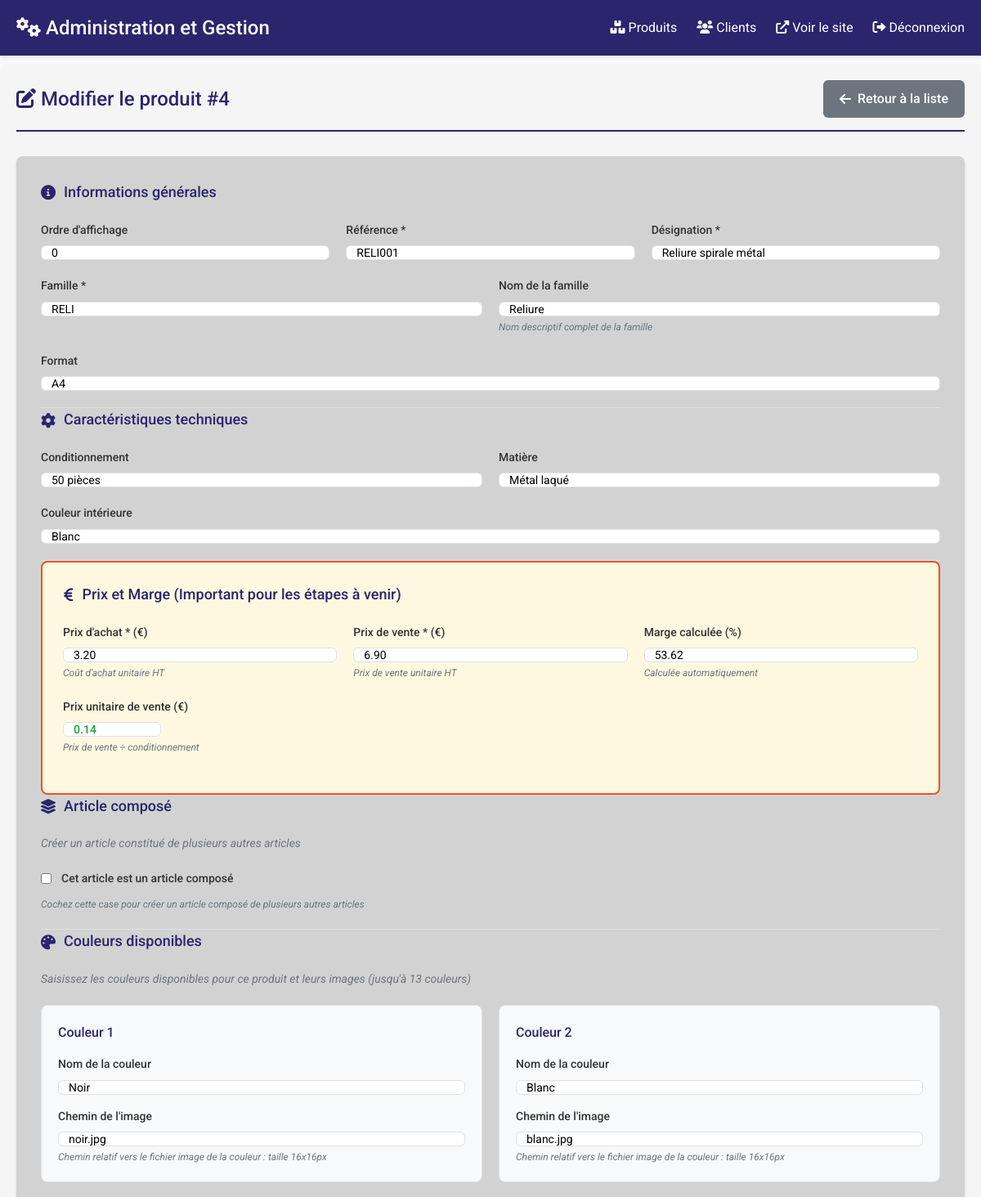
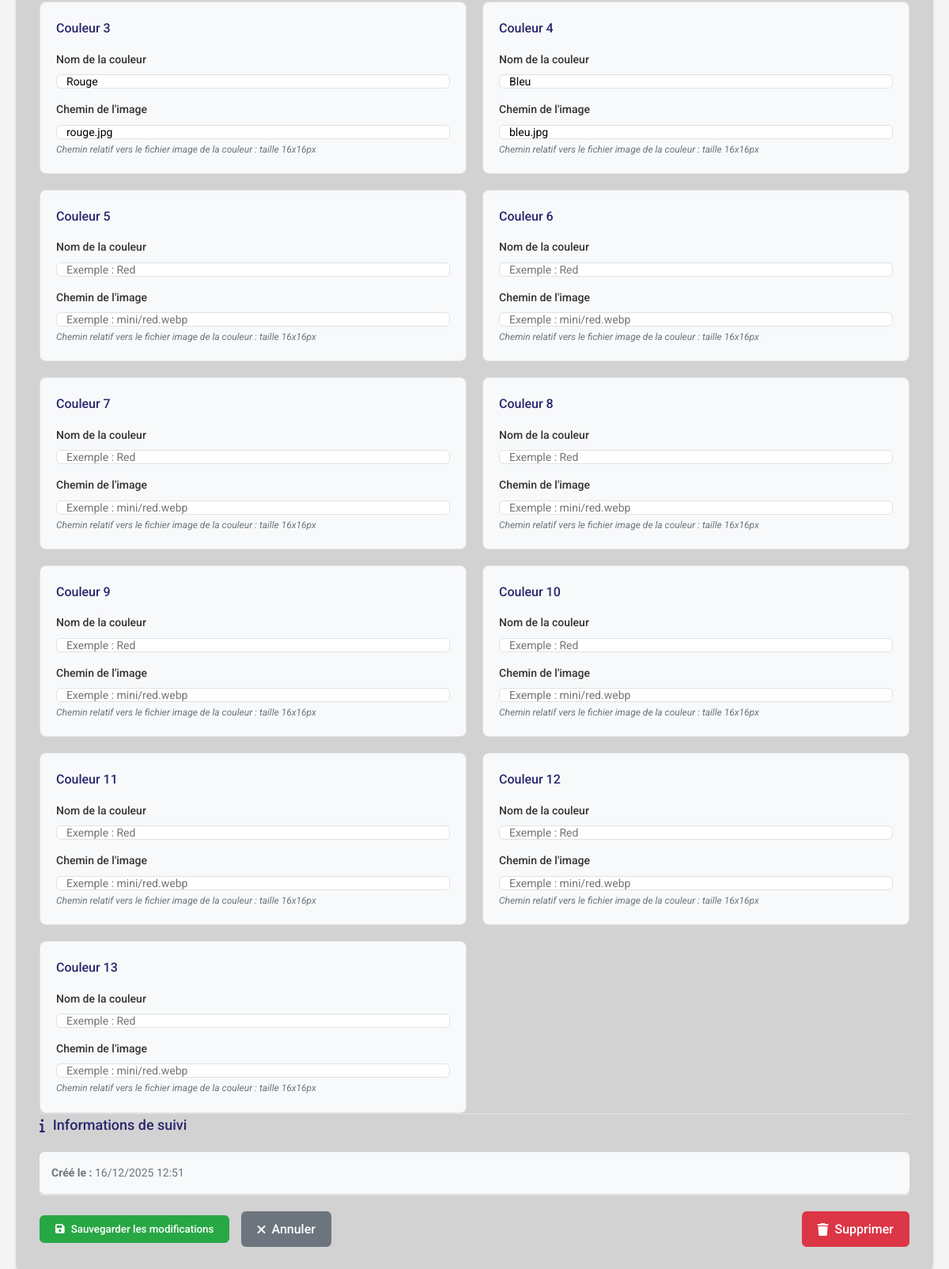
Page /admin/modifier.php?id=4 on the committed database (2 pictures, top to bottom).
### tables this page shows
CREATE TABLE IF NOT EXISTS produits (
    id INT AUTO_INCREMENT PRIMARY KEY,
    famille VARCHAR(50) NOT NULL,
    nomDeLaFamille VARCHAR(100) NOT NULL,
    reference VARCHAR(50) NOT NULL,
    designation TEXT NOT NULL,
    format VARCHAR(50),
    prixAchat DECIMAL(10,2),
    prixVente DECIMAL(10,2) NOT NULL,
    conditionnement VARCHAR(100),
    matiere VARCHAR(100),
    couleur_interieur VARCHAR(50),
    couleur_ext1 VARCHAR(50),
    imageCoul1 VARCHAR(255),
    couleur_ext2 VARCHAR(50),
    imageCoul2 VARCHAR(255),
    couleur_ext3 VARCHAR(50),
    imageCoul3 VARCHAR(255),
    couleur_ext4 VARCHAR(50),
    imageCoul4 VARCHAR(255),
    couleur_ext5 VARCHAR(50),
    imageCoul5 VARCHAR(255),
    couleur_ext6 VARCHAR(50),
    imageCoul6 VARCHAR(255),
    couleur_ext7 VARCHAR(50),
    imageCoul7 VARCHAR(255),
    couleur_ext8 VARCHAR(50),
    imageCoul8 VARCHAR(255),
    couleur_ext9 VARCHAR(50),
    imageCoul9 VARCHAR(255),
    couleur_ext10 VARCHAR(50),
    imageCoul10 VARCHAR(255),
    couleur_ext11 VARCHAR(50),
    imageCoul11 VARCHAR(255),
    couleur_ext12 VARCHAR(50),
    imageCoul12 VARCHAR(255),
    couleur_ext13 VARCHAR(50),
    imageCoul13 VARCHAR(255),
    created_at TIMESTAMP DEFAULT CURRENT_TIMESTAMP,
    updated_at TIMESTAMP DEFAULT CURRENT_TIMESTAMP ON UPDATE CURRENT_TIMESTAMP
);

### includes/database.php (called while the page is built, shortened)
<?php
class Database {
    private static $instance = null;
    private $connection;
    private $host = 'localhost';
    private $dbname = 'photo';
    private $username = 'root';
    private $password = '';
    private function __construct() {
        try {
            $this->connection = new PDO(
                "mysql:host={$this->host};dbname={$this->dbname};charset=utf8mb4",
                $this->username,
                $this->password,
                [
                    PDO::ATTR_ERRMODE => PDO::ERRMODE_EXCEPTION,
                    PDO::ATTR_DEFAULT_FETCH_MODE => PDO::FETCH_ASSOC,
                    PDO::ATTR_EMULATE_PREPARES => false
                ]
            );
        } catch(PDOException $e) {
            die("Erreur de connexion à la base de données : " . $e->getMessage());
        }
    }
    public static function getInstance() {
        if (self::$instance === null) {
            self::$instance = new self();
        }
        return self::$instance;
    }
    public function prepare($sql) {
        return $this->connection->prepare($sql);
    }
}
?>

### admin/modifier.php (the view, shortened to what this page needs)
<?php
$id = intval($_GET['id']);
$db = Database::getInstance();
$stmt = $db->prepare("SELECT * FROM produits WHERE id = ?");
$stmt->execute([$id]);
$produit = $stmt->fetch(PDO::FETCH_ASSOC);
include 'header.php';
?>
    <div class="page-header">
        <h2><i class="fas fa-edit"></i> Modifier le produit #<?= $produit['id'] ?></h2>
        <div>
            <a href="index.php" class="btn btn-secondary">
                <i class="fas fa-arrow-left"></i> Retour à la liste
            </a>
        </div>
    </div>
    <form method="POST" class="product-form">
        <div class="form-section">
            <h3><i class="fas fa-info-circle"></i> Informations générales</h3>
            <div class="form-row admin-form-row">
                <div class="form-group admin-col-ordre">
                    <label for="ordre">Ordre d'affichage</label>
                    <input type="number" id="ordre" name="ordre" min="0" step="1"
                           value="<?= htmlspecialchars($_POST['ordre'] ?? $produit['ordre'] ?? '0') ?>"
                           placeholder="0" class="admin-input-full">
                </div>
                <div class="form-group admin-col-reference">
                    <label for="reference">Référence *</label>
                    <input type="text" id="reference" name="reference" required
                           value="<?= htmlspecialchars($_POST['reference'] ?? $produit['reference'] ?? '') ?>"
                           placeholder="Ex: REL-A4-001" class="admin-input-full">
                </div>
                <div class="form-group admin-col-designation">
                    <label for="designation">Désignation *</label>
                    <input type="text" id="designation" name="designation" required
                           value="<?= htmlspecialchars($_POST['designation'] ?? $produit['designation'] ?? '') ?>"
                           placeholder="Ex: Reliure spirale A4" class="admin-input-full">
                </div>
            </div>
            <div class="form-row">
                <div class="form-group">
                    <label for="famille">Famille *</label>
                    <input type="text" id="famille" name="famille" required list="famillesList"
                           value="<?= htmlspecialchars($_POST['famille'] ?? $produit['famille'] ?? '') ?>"
                           placeholder="Ex: Reliures, Couvertures...">
                </div>
                <div class="form-group">
                    <label for="nomDeLaFamille">Nom de la famille</label>
                    <input type="text" id="nomDeLaFamille" name="nomDeLaFamille"
                           value="<?= htmlspecialchars($_POST['nomDeLaFamille'] ?? $produit['nomDeLaFamille'] ?? '') ?>"
                           placeholder="Ex: Reliures personnalisées">
                    <small class="form-help">Nom descriptif complet de la famille</small>
                </div>
            </div>
            <div class="form-row">
                <div class="form-group">
                    <label for="format">Format</label>
                    <input type="text" id="format" name="format"
                           value="<?= htmlspecialchars($_POST['format'] ?? $produit['format'] ?? '') ?>"
                           placeholder="Ex: A4, A5, 21x29.7cm">
                </div>
            </div>
        </div>
        <div class="form-section">
            <h3><i class="fas fa-cog"></i> Caractéristiques techniques</h3>
            <div class="form-row">
                <div class="form-group">
                    <label for="conditionnement">Conditionnement</label>
                    <input type="text" id="conditionnement" name="conditionnement"
                           value="<?= htmlspecialchars($_POST['conditionnement'] ?? $produit['conditionnement'] ?? '') ?>"
                           placeholder="Ex: Par unité, Par lot de 10...">
                </div>
                <div class="form-group">
                    <label for="matiere">Matière</label>
                    <input type="text" id="matiere" name="matiere"
                           value="<?= htmlspecialchars($_POST['matiere'] ?? $produit['matiere'] ?? '') ?>"
                           placeholder="Ex: Papier, Carton, Plastique">
                </div>
            </div>
            <div class="form-row">
                <div class="form-group">
                    <label for="couleur_interieur">Couleur intérieure</label>
                    <input type="text" id="couleur_interieur" name="couleur_interieur"
                           value="<?= htmlspecialchars($_POST['couleur_interieur'] ?? $produit['couleur_interieur'] ?? '') ?>"
                           placeholder="Ex: Blanc, Ivoire, Couleur">
                </div>
            </div>
        </div>
        <div class="form-section highlight-section">
            <h3><i class="fas fa-euro-sign"></i> Prix et Marge (Important pour les étapes à venir)</h3>
            <div class="form-row admin-form-row center">
                <div class="form-group admin-col-25">
                    <label for="prixAchat">Prix d'achat * (€)</label>
                    <input type="number" id="prixAchat" name="prixAchat" required
                           min="0" step="0.01"
                           value="<?= htmlspecialchars($_POST['prixAchat'] ?? $produit['prixAchat'] ?? '0') ?>"
                           placeholder="0.00" class="admin-input-full">
                    <small class="form-help">Coût d'achat unitaire HT</small>
                </div>
                <div class="form-group admin-col-25">
                    <label for="prixVente">Prix de vente * (€)</label>
                    <input type="number" id="prixVente" name="prixVente" required
                           min="0" step="0.01"
                           value="<?= htmlspecialchars($_POST['prixVente'] ?? $produit['prixVente'] ?? '0') ?>"
                           placeholder="0.00" class="admin-input-full">
                    <small class="form-help">Prix de vente unitaire HT</small>
                </div>
                <div class="form-group admin-col-25">
                    <label for="marge">Marge calculée (%)</label>
                    <input type="number" id="marge" name="marge" readonly
                           value="<?= htmlspecialchars($_POST['marge'] ?? $produit['marge'] ?? '0') ?>"
                           placeholder="0.00" class="admin-input-full">
                    <small class="form-help">Calculée automatiquement</small>
                </div>
                <div class="form-group admin-col-25">
                    <label for="prixUnitaire" class="admin-prixunitaire-label">Prix unitaire de vente (€)</label>
                    <input type="number" id="prixUnitaire" name="prixUnitaire" readonly
                           class="admin-prixunitaire-input"
                           placeholder="0.00">
                    <small class="form-help admin-form-help-green">Prix de vente ÷ conditionnement</small>
                </div>
            </div>
        </div>
        <div class="form-section">
            <h3><i class="fas fa-layer-group"></i> Article composé</h3>
            <p class="section-description">Créer un article constitué de plusieurs autres articles</p>
            <div class="form-row">
                <div class="form-group">
                    <label class="checkbox-label">
                        <input type="checkbox" id="est_compose" name="est_compose" value="1"
                               <?= isset($_POST['est_compose']) ? (($_POST['est_compose'] == '1') ? 'checked' : '') : (($produit['est_compose'] ?? false) ? 'checked' : '') ?>>
                        <span>Cet article est un article composé</span>
                    </label>
                    <small class="form-help">Cochez cette case pour créer un article composé de plusieurs autres articles</small>
                </div>
            </div>
        </div>
        <div class="form-section">
            <h3><i class="fas fa-palette"></i> Couleurs disponibles</h3>
            <p class="section-description">Saisissez les couleurs disponibles pour ce produit et leurs images (jusqu'à 13 couleurs)</p>
            <div class="couleurs-container">
                <?php for ($i = 1; $i <= 13; $i++): ?>
                    <div class="couleur-item">
                        <h4>Couleur <?= $i ?></h4>
                        <div class="couleur-fields">
                            <div class="form-group">
                                <label for="couleur<?= $i ?>">Nom de la couleur</label>
                                <input type="text" id="couleur<?= $i ?>" name="couleur<?= $i ?>"
                                       value="<?= htmlspecialchars($_POST["couleur$i"] ?? $produit["couleur_ext$i"] ?? '') ?>"
                                       placeholder="Exemple : Red">
                            </div>
                            <div class="form-group">
                                <label for="imageCoul<?= $i ?>">Chemin de l'image</label>
                                <input type="text" id="imageCoul<?= $i ?>" name="imageCoul<?= $i ?>"
                                       value="<?= htmlspecialchars($_POST["imageCoul$i"] ?? $produit["imageCoul$i"] ?? '') ?>"
                                       placeholder="Exemple : mini/red.webp">
                                <small class="form-help">Chemin relatif vers le fichier image de la couleur : taille 16x16px</small>
                            </div>
                        </div>
                    </div>
                <?php endfor; ?>
            </div>
        </div>
        <div class="form-section">
            <h3><i class="fas fa-info"></i> Informations de suivi</h3>
            <div class="info-grid">
                <div class="info-item">
                    <strong>Créé le :</strong>
                    <?= date('d/m/Y H:i', strtotime($produit['dateCreation'] ?? 'now')) ?>
                </div>
            </div>
        </div>
        <div class="form-actions">
            <button type="submit" class="btn btn-success">
                <i class="fas fa-save"></i> Sauvegarder les modifications
            </button>
            <a href="index.php" class="btn btn-secondary">
                <i class="fas fa-times"></i> Annuler
            </a>
            <a href="?action=supprimer&id=<?= $produit['id'] ?>"
               class="btn btn-danger"
               onclick="return confirm('Êtes-vous sûr de vouloir supprimer ce produit ?')"
               style="margin-left: auto;">
                <i class="fas fa-trash"></i> Supprimer
            </a>
        </div>
    </form>
</div>
<?php include 'footer_simple.php'; ?>

### rows in the picture
produits: id "4", reference "RELI001", designation "Reliure spirale métal", famille "RELI", nomDeLaFamille "Reliure", format "A4", conditionnement "50 pièces", matiere "Métal laqué", couleur_interieur "Blanc", prixAchat "3.20", prixVente "6.90", couleur1 "Noir", imageCoul1 "noir.jpg", couleur2 "Blanc", imageCoul2 "blanc.jpg", couleur3 "Rouge", imageCoul3 "rouge.jpg", couleur4 "Bleu", imageCoul4 "bleu.jpg"

### other values in the picture
date('d/m/Y H:i', strtotime($produit['dateCreation'] ?? 'now')) "16/12/2025 12:51"
